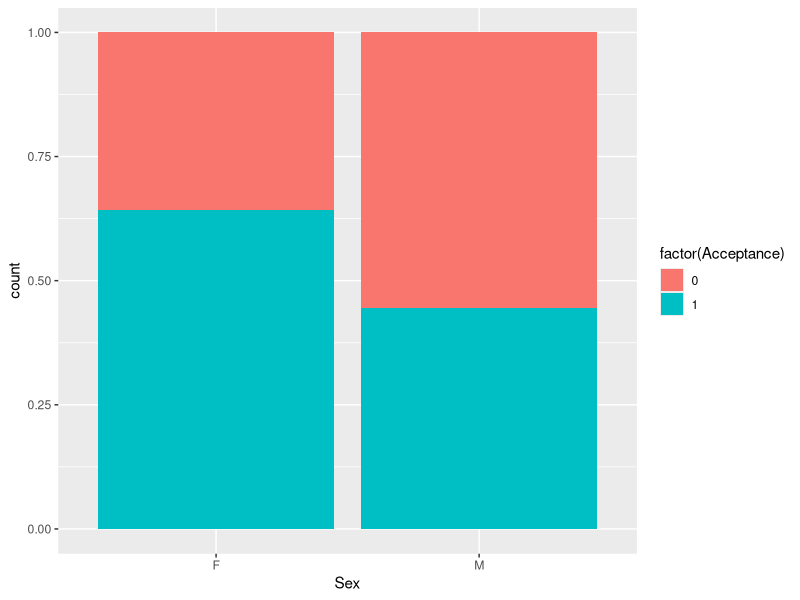
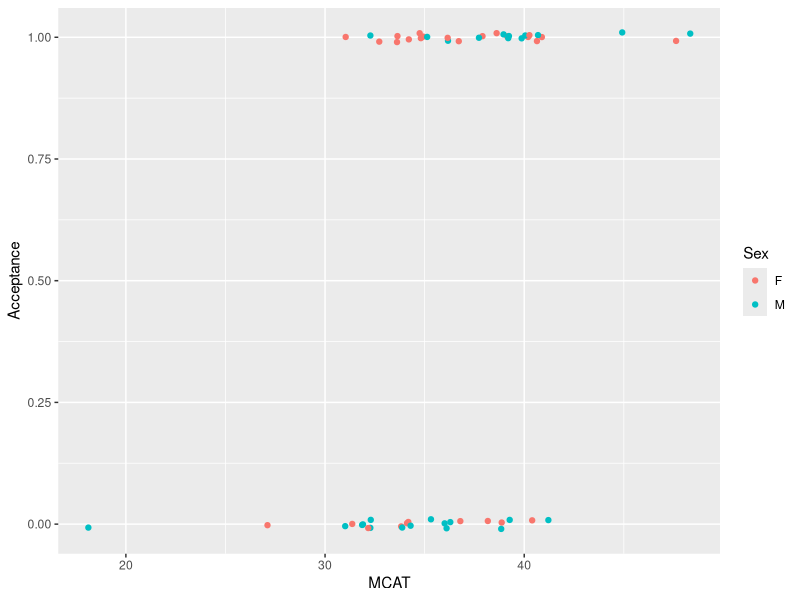

Write R code to recreate these figures, in order.
## ---- chunk 1
library(tidyverse)
library(broom)
## ---- chunk 2
med_school <- read_csv("data/medschool.csv")
## ---- chunk 3

ggplot(med_school,
       aes(x = Sex, fill = factor(Acceptance))) + 
  geom_bar(position = "fill")

ggplot(med_school,
       aes(x = MCAT, y = Acceptance, color = Sex)) + 
  geom_jitter(height = 0.01)

## ---- chunk 4
m_mcat <- glm(Acceptance ~ MCAT + Sex, data = med_school, family = "binomial")
tidy(m_mcat)
## ---- chunk 5
newdata <- tibble(Sex = "M", MCAT = 30)
pred_log_odds <- augment(m_mcat, newdata = newdata) %>% 
  pull(.fitted)
pred_log_odds
## ---- chunk 6
pred_prob <- exp(pred_log_odds) / (1 + exp(pred_log_odds))
pred_prob
